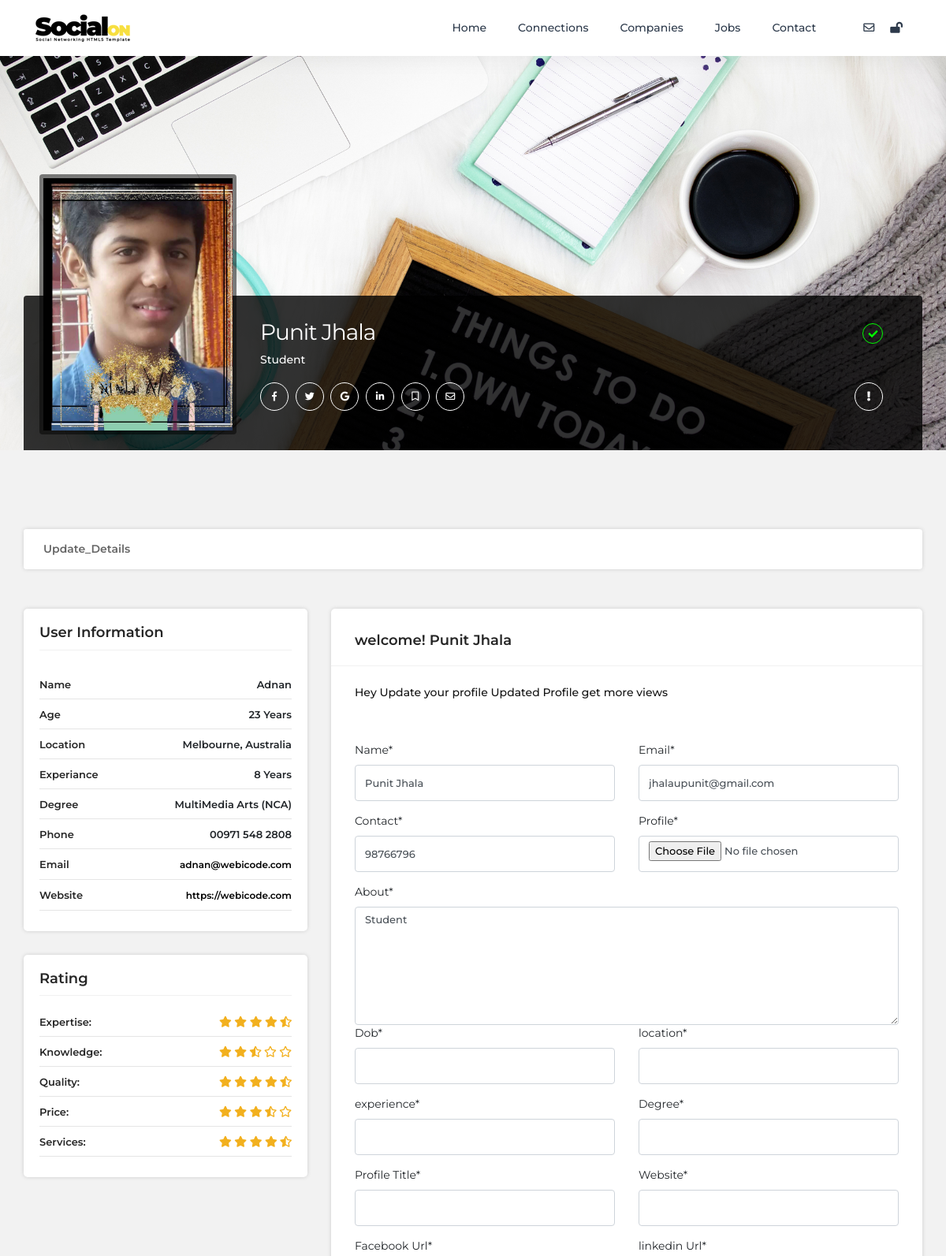
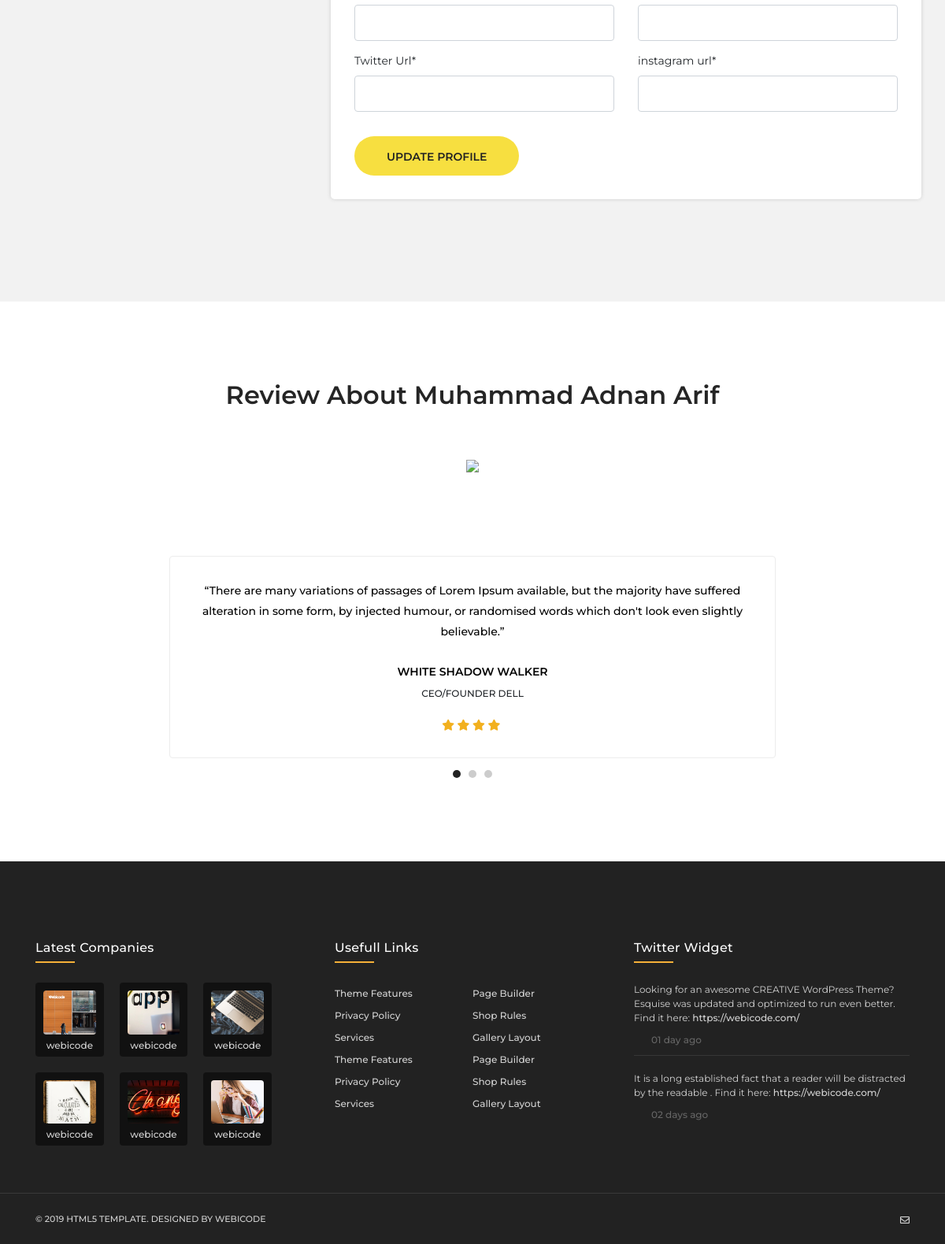
The page /in/Edit/Punit/ (signed in) on the database its author committed (2 pictures, top to bottom).
### connect/models.py (models this page shows, shortened)
class UserData(models.Model):
    usr=models.ForeignKey(User,on_delete=models.CASCADE,blank=True,null=True) #connecting User
    name=models.CharField(max_length=50,blank=True,null=True)
    email = models.EmailField(blank=True, null=True)
    contact = models.IntegerField(blank=True, null=True)
    image = models.ImageField(blank=True, null=True)
    about=models.TextField(max_length=150,blank=True,null=True)
    dob=models.DateField(null=True,blank=True)
    location=models.CharField(max_length=100,null=True,blank=True)
    degree=models.CharField(max_length=100,null=True,blank=True)
    experience=models.CharField(max_length=100,null=True,blank=True)
    profile_title=models.CharField(max_length=200,null=True,blank=True)
    website=models.CharField(max_length=200,null=True,blank=True)
    facebook=models.URLField(null=True,blank=True)
    twitter=models.URLField(null=True,blank=True)
    linkedin=models.URLField(null=True,blank=True)
    instagram=models.URLField(null=True,blank=True)

### connect/views.py (the view)
# urls.py: path('in/Edit/<str:Username>/',Update_User_Details,name="UpdateUserDetails"),
def Update_User_Details(request,Username):
    if not request.user.is_authenticated:
        return redirect("login")
    loggen_in_username = request.user.username
    if Username != loggen_in_username:#to check the one who is logged in can only edit details
        return redirect("UserProfile", loggen_in_username)
    usr = User.objects.filter(username = Username)
    Usr = usr[0]
    User_Detail = UserData.objects.get(usr=Usr)
    form = Edit_User_Details(request.POST or None, request.FILES or None, instance=User_Detail)
    if form.is_valid():
        form.save()
        return redirect("UserProfile", loggen_in_username)
    dict={
        "profile":User_Detail,"form":form
    }
    return render(request,"Update_User_Details.html",dict)

### connect/templates/Update_User_Details.html (shortened to what this page needs)
{% extends 'base.html' %}
  {% load static %}
{% block body %}
  <div id="content">
    <section class="padding-bottom-100">
      <div class="compny-profile user-profile">
        <div class="profile-bnr">
          <div class="container">
            <div class="user-info">
              <div class="">
                <div class="user-in">
                  <div class="pro-avatar"> <img src="{{profile.image.url}}" alt="" class="img-responsive" > </div>
                  <h1>{{ profile.name }}<a class="veri" href="professional-details.html#." data-toggle="tooltip" data-placement="top" title="Verified Member"> <i class="fa fa-check"></i> </a> </h1>
                  <h6>{{ profile.about }}</h6>
                  <div class="social-links"> <a href="professional-details.html#."><i class="fab fa-facebook-f"></i></a> <a href="professional-details.html#."><i class="fab fa-twitter"></i></a> <a href="professional-details.html#."><i class="fab fa-google"></i></a> <a href="professional-details.html#."><i class="fab fa-linkedin-in"></i></a> <a href="professional-details.html#."><i class="far fa-bookmark"></i> </a> <a href="professional-details.html#."><i class="far fa-envelope"></i> </a> <a href="professional-details.html#." class="float-right margin-right-0" data-toggle="tooltip" data-placement="top" title="Reports"><i class="fa fa-exclamation"></i> </a>
                  </div>
                </div>
              </div>
            </div>
          </div>
        </div>
        <div class="profile-company-content main-user">
          <div class="container">
            <ul class="nav nav-tabs" id="myTab" role="tablist">
              <li><a class="nav-link" data-toggle="tab" href="professional-details.html#contact" role="tab" aria-selected="true">Update_Details</a> </li>
            </ul>
            <div class="row">
              <div class="col-lg-4">
                <div class="sidebar">
                  <h5 class="main-title margin-bottom-30">User Information</h5>
                  <div class="navbar-expand-lg">
                    <div class="collapse navbar-collapse" id="cmpny-info">
                      <div class="side-bar-indide">
                        <div class="sidebar-information">
                          <ul class="single-category">
                            <li>
                              <h6 class="title">Name</h6>
                              <span class="subtitle">Adnan</span> </li>
                            <li>
                              <h6 class="title">Age</h6>
                              <span class="subtitle">23 Years</span> </li>
                            <li>
                              <h6 class="title">Location</h6>
                              <span class="subtitle">Melbourne, Australia</span> </li>
                            <li>
                              <h6 class="title">Experiance</h6>
                              <span class="subtitle">8 Years</span> </li>
                            <li>
                              <h6 class="title">Degree</h6>
                              <span class="subtitle">MultiMedia Arts (NCA)</span> </li>
                            <li>
                              <h6 class="title">Phone</h6>
                              <span class="subtitle">00971 548 2808</span> </li>
                            <li>
                              <h6 class="title">Email</h6>
                              <div class="subtitle"><a href="professional-details.html#.">adnan@webicode.com</a> </div>
                            </li>
                            <li>
                              <h6 class="title">Website</h6>
                              <div class="subtitle"> <a href="https://webicode.com" target="_blank">https://webicode.com</a> </div>
                            </li>
                          </ul>
                        </div>
                      </div>
                    </div>
                  </div>
                </div>
                <div class="sidebar">
                  <h5 class="main-title margin-bottom-20">Rating</h5>
                  <div class="navbar-expand-lg">
                    <div class="collapse navbar-collapse" id="cmpny-rtng">
                      <div class="side-bar-indide">
                        <div class="sidebar-information">
                          <ul class="single-category com-rate">
                            <li>
                              <h6 class="title">Expertise:</h6>
                              <span class="subtitle"><i class="fa fa-star"></i> <i class="fa fa-star"></i> <i class="fa fa-star"></i> <i class="fa fa-star"></i> <i class="fas fa-star-half-alt"></i> </span> </li>
                            <li>
                              <h6 class="title">Knowledge:</h6>
                              <span class="subtitle"><i class="fas fa-star"></i> <i class="fas fa-star"></i> <i class="fas fa-star-half-alt"></i> <i class="far fa-star"></i> <i class="far fa-star"></i> </span> </li>
                            <li>
                              <h6 class="title">Quality:</h6>
                              <span class="subtitle"><i class="fas fa-star"></i> <i class="fa fa-star"></i> <i class="fa fa-star"></i> <i class="fa fa-star"></i> <i class="fas fa-star-half-alt"></i> </span> </li>
                            <li>
                              <h6 class="title">Price:</h6>
                              <span class="subtitle"><i class="fas fa-star"></i> <i class="fas fa-star"></i> <i class="fas fa-star"></i> <i class="fas fa-star-half-alt"></i> <i class="far fa-star"></i> </span> </li>
                            <li>
                              <h6 class="title">Services:</h6>
                              <span class="subtitle"><i class="fas fa-star"></i> <i class="fas fa-star"></i> <i class="fas fa-star"></i> <i class="fas fa-star"></i> <i class="fas fa-star-half-alt"></i> </span> </li>
                          </ul>
                        </div>
                      </div>
                    </div>
                  </div>
                </div>
              </div>
              <div class="col-lg-8">
                <div class="tab-content">
                  <div id="contact" class="tab-pane active">
                    <div class="profile-main">
                      <h3>welcome! {{profile.name}}</h3>
                      <div class="profile-in">
                        <p>Hey Update your profile Updated Profile get more views</p>
                        <form action="" method="post" enctype="multipart/form-data" class="contact-company">{% csrf_token %}
                          <ul class="row">
                            <li class="col-sm-6">
                              <label> Name* </label>
                              {{form.name}}
                            </li>
                            <li class="col-sm-6">
                              <label> Email* </label>
                              {{form.email}}
                            </li>
                            <li class="col-sm-6">
                              <label> Contact* </label>
                              {{form.contact}}
                            </li>
                            <li class="col-sm-6">
                              <label> Profile* </label>
                              {{form.image}}
                            </li>
                            <li class="col-sm-12">
                              <label> About* </label>
                              {{form.about}}
                            </li>
                            <li class="col-sm-6">
                              <label> Dob* </label>
                              {{form.dob}}
                            </li>
                            <li class="col-sm-6">
                              <label> location* </label>
                              {{form.location}}
                            </li>
                            <li class="col-sm-6">
                              <label> experience* </label>
                              {{form.experience}}
                            </li>
                            <li class="col-sm-6">
                              <label> Degree* </label>
                              {{form.degree}}
                            </li>
                            <li class="col-sm-6">
                              <label> Profile Title* </label>
                              {{form.profile_title}}
                            </li>
                            <li class="col-sm-6">
                              <label> Website* </label>
                              {{form.website}}
                            </li>
                            <li class="col-sm-6">
                              <label> Facebook Url* </label>
                              {{form.facebook}}
                            </li>
                            <li class="col-sm-6">
                              <label> linkedin Url* </label>
                              {{form.linkedin}}
                            </li>
                            <li class="col-sm-6">
                              <label> Twitter Url* </label>
                              {{form.twitter}}
                            </li>
                            <li class="col-sm-6">
                              <label> instagram url* </label>
                              {{form.instagram}}
                            </li>
                          </ul>
                          <button type="submit" class="btn">Update Profile</button>
                        </form>
                      </div>
                    </div>
                  </div>
                </div>
              </div>
            </div>
          </div>
        </div>
      </div>
    </section>
    <section class="bg-white padding-top-100 padding-bottom-100">
      <div class="container">
        <div class="heading-block text-center">
          <h2>Review About Muhammad Adnan Arif</h2>
        </div>
        <div class="testimonial style-4">
          <div class="testi">
            <div class="testi-slide">
              <div>
                <div class="avatar"><img class="img-circle img-responsive" src="{% static 'images/testimonial-2a.png' %}" alt=" "></div>
                <div class="text-in">
                  <p>“There are many variations of passages of Lorem Ipsum available, but the majority have suffered alteration in some form, by injected humour,
                    or randomised words which don't look even slightly believable.” </p>
                  <h6>WHITE SHADOW WALKER</h6>
                  <span> CEO/FOUNDER DELL</span>
                  <div class="rating-stars"><i class="fa fa-star"></i> <i class="fa fa-star"></i> <i class="fa fa-star"></i> <i class="fa fa-star"></i> </div>
                </div>
              </div>
            </div>
          </div>
        </div>
      </div>
    </section>
  </div>
  {% endblock %}

### rows shown on the page
UserData: image (picture), name "Punit Jhala", about "Student", email "jhalaupunit@gmail.com", contact "98766796"
